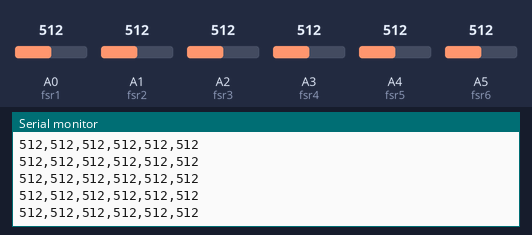
Recording of a sketch running on a simulated Arduino Uno, built with avr-gcc and run on an emulated ATmega328P. On the bench: the last lines printed to the serial monitor. The test bench sets the inputs (shaded band); at power-on: A4 (fsr5) = 512, A0 (fsr1) = 512, A1 (fsr2) = 512, A2 (fsr3) = 512, A3 (fsr4) = 512, A5 (fsr6) = 512.

Above: at 8.7 s.
8.8 s: A4 (fsr5) set to 108
At 8.86 s:
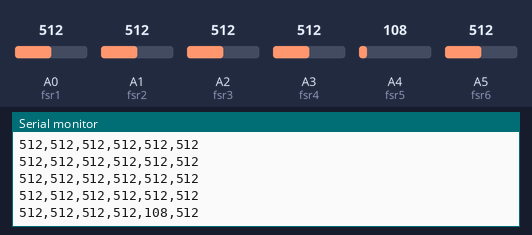
10.3 s: A4 (fsr5) set to 92
At 10.38 s:
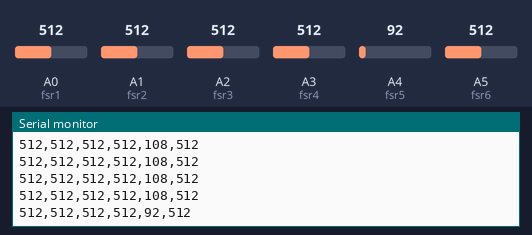
Timing chart, 0 to 12.8 s (numbered marks = the images above; inputs shaded):
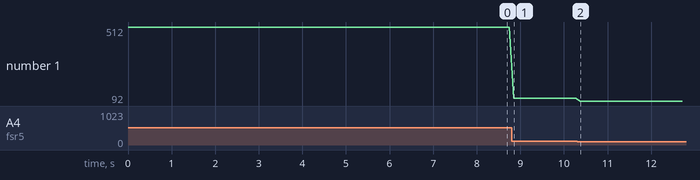

The sketch:

plantar_pressure_monitoring.ino
```cpp
const int fsr1 = A0;
const int fsr2 = A1;
const int fsr3 = A2;
const int fsr4 = A3;
const int fsr5 = A4;
const int fsr6 = A5;

int sensorValue1 = 0;
int sensorValue2 = 0;
int sensorValue3 = 0;
int sensorValue4 = 0;
int sensorValue5 = 0;
int sensorValue6 = 0;

void setup()
{
    Serial.begin(115200);
}

void loop()
{
    sensorValue1 = analogRead(fsr1);
    sensorValue2 = analogRead(fsr2);
    sensorValue3 = analogRead(fsr3);
    sensorValue4 = analogRead(fsr4);
    sensorValue5 = analogRead(fsr5);
    sensorValue6 = analogRead(fsr6);

    Serial.print(sensorValue1);
    Serial.print(",");

    Serial.print(sensorValue2);
    Serial.print(",");

    Serial.print(sensorValue3);
    Serial.print(",");

    Serial.print(sensorValue4);
    Serial.print(",");

    Serial.print(sensorValue5);
    Serial.print(",");

    Serial.println(sensorValue6);

    delay(100);
}
```

Measured:
- after the input at 8.8 s, the serial monitor: prints a new line after 0.05 s (image 1)
- after the input at 10.3 s, the serial monitor: prints a new line after 0.08 s (image 2)
- plotted number 1: 512 → 108 after the input at 8.8 s, 108 → 92 after the input at 10.3 s
